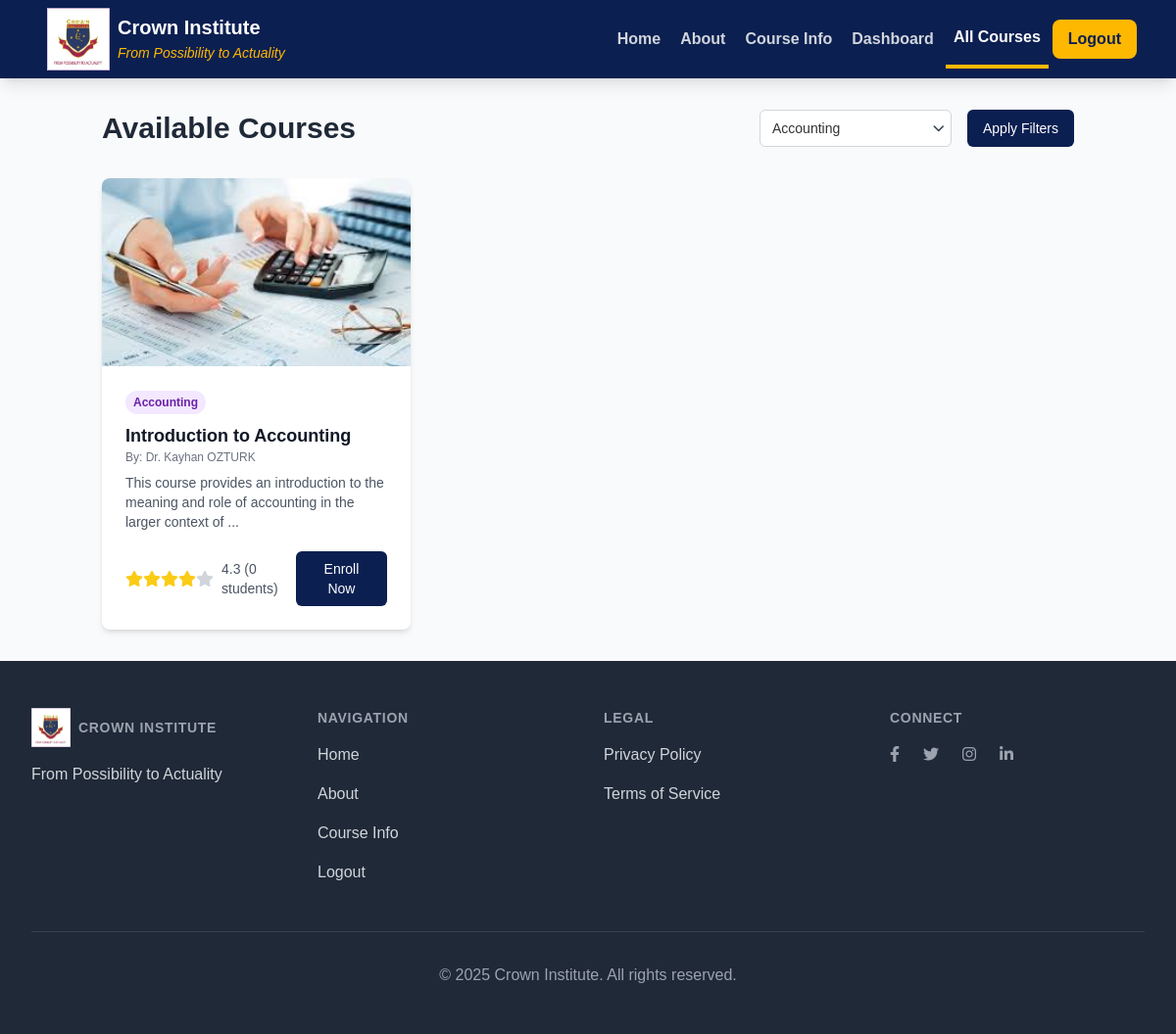
/courses.php?category=accounting (signed in), run on the app's committed database.
### tables this page shows
CREATE TABLE `Courses` (
  `course_id` int(11) NOT NULL,
  `title` varchar(255) NOT NULL,
  `description` text DEFAULT NULL,
  `category` varchar(100) DEFAULT NULL,
  `image_url` varchar(255) DEFAULT NULL,
  `instructor_id` int(11) DEFAULT NULL,
  `units_titles_json` text DEFAULT NULL,
  `created_at` timestamp NOT NULL DEFAULT current_timestamp()
);

CREATE TABLE `Users` (
  `user_id` int(11) NOT NULL,
  `name` varchar(255) NOT NULL,
  `email` varchar(255) NOT NULL,
  `password` varchar(255) NOT NULL,
  `role` enum('student','teacher') NOT NULL,
  `school_id` varchar(100) DEFAULT NULL,
  `created_at` timestamp NOT NULL DEFAULT current_timestamp()
);

### courses.php (the view, shortened to what this page needs)
<?php
include 'includes/header.php';
require_once __DIR__ . '/config/db_connect.php';
$all_courses = [];
$enrolled_course_ids = [];
$filter_category = $_GET['category'] ?? 'all';
try {
    $sql = "SELECT c.*, u.name as instructor_name
            FROM Courses c
            JOIN Users u ON c.instructor_id = u.user_id";
    $params = [];
    if ($filter_category !== 'all') {
        $sql .= " WHERE c.category = ?";
        $params[] = $filter_category;
    }
    $sql .= " ORDER BY c.created_at DESC";
    $stmt = $pdo->prepare($sql);
    $stmt->execute($params);
    $all_courses = $stmt->fetchAll();
    if (isset($_SESSION['user_id']) && $_SESSION['user_role'] === 'student') {
        $stmt_enrolled = $pdo->prepare("SELECT course_id FROM Enrollments WHERE user_id = ?");
        $stmt_enrolled->execute([$_SESSION['user_id']]);
        $enrolled_course_ids = $stmt_enrolled->fetchAll(PDO::FETCH_COLUMN);
    }
} catch (PDOException $e) {
    $page_error = "Error fetching courses: " . $e->getMessage();
}
$categories_stmt = $pdo->query("SELECT DISTINCT category FROM Courses ORDER BY category");
$categories = $categories_stmt->fetchAll(PDO::FETCH_COLUMN);
?>
<div class="container mx-auto px-4 py-8">
    <div class="flex flex-col md:flex-row justify-between items-start md:items-center mb-8">
        <h1 class="text-3xl font-bold text-gray-800 mb-4 md:mb-0">Available Courses</h1>
        <form method="GET" action="<?php echo $base_url; ?>courses.php"
            class="flex flex-col sm:flex-row space-y-2 sm:space-y-0 sm:space-x-4 w-full md:w-auto">
            <div class="relative">
                <select id="categoryFilter" name="category"
                    class="appearance-none bg-white border border-gray-300 rounded-md py-2 pl-3 pr-10 text-sm focus:outline-none focus:ring-blue-500 focus:border-blue-500">
                    <?php foreach ($categories as $cat): ?>
                    <option value="<?php echo htmlspecialchars($cat); ?>"
                        <?php echo ($filter_category == $cat) ? 'selected' : ''; ?>>
                        <?php echo htmlspecialchars(ucfirst($cat)); ?>
                    </option>
                    <?php endforeach; ?>
                </select>
                <div class="pointer-events-none absolute inset-y-0 right-0 flex items-center px-2 text-gray-700">
                </div>
            </div>
            <button type="submit"
                class="bg-[#0B1F51] hover:bg-[#0a1b45] text-white font-medium py-2 px-4 rounded-md text-sm">
                Apply Filters
            </button>
        </form>
    </div>
    <div class="grid grid-cols-1 sm:grid-cols-2 lg:grid-cols-3 gap-6" id="courseGrid">
        <?php if (empty($all_courses)): ?>
        <p class="text-gray-600 col-span-full text-center">No courses found matching your criteria.</p>
        <?php else: ?>
        <?php foreach ($all_courses as $course):
                $is_enrolled = in_array($course['course_id'], $enrolled_course_ids);
                $rating_placeholder = 4.0 + (rand(0,10)/10);
                $stmt_enroll_count = $pdo->prepare("SELECT COUNT(*) as count FROM Enrollments WHERE course_id = ?");
                $stmt_enroll_count->execute([$course['course_id']]);
                $enroll_count_data = $stmt_enroll_count->fetch();
                $actual_students = $enroll_count_data['count'];
            ?>
        <div class="bg-white rounded-lg shadow-md overflow-hidden hover:shadow-lg transition-shadow duration-300">
            <div class="h-48 overflow-hidden">
                <img class="w-full h-full object-cover"
                    src="<?php echo !empty($course['image_url']) ? (filter_var($course['image_url'], FILTER_VALIDATE_URL) ? $course['image_url'] : $base_url . 'uploads/' . htmlspecialchars($course['image_url'])) : 'https://images.pexels.com/photos/546819/pexels-photo-546819.jpeg'; ?>"
                    alt="<?php echo htmlspecialchars($course['title']); ?>">
            </div>
            <div class="p-6">
                <div>
                    <span class="inline-block px-2 py-1 text-xs font-semibold rounded-full
                            <?php
                            switch ($course['category']) {
                                case 'accounting': echo 'bg-purple-100 text-purple-800'; break;
                            }
                            ?>
                        ">
                        <?php echo htmlspecialchars(ucfirst($course['category'])); ?>
                    </span>
                    <h3 class="mt-2 text-lg font-semibold text-gray-900">
                        <?php echo htmlspecialchars($course['title']); ?></h3>
                    <p class="text-xs text-gray-500">By: <?php echo htmlspecialchars($course['instructor_name']); ?>
                    </p>
                </div>
                <p class="mt-2 text-sm text-gray-600 h-16 overflow-hidden">
                    <?php echo substr(htmlspecialchars($course['description'] ?? ''), 0, 100); ?>...</p>
                <div class="mt-4 flex items-center justify-between">
                    <div class="flex items-center">
                        <div class="flex items-center">
                            <?php for($i=0; $i<5; $i++): ?>
                            <i
                                class="fas fa-star <?php echo ($i < floor($rating_placeholder)) ? 'text-yellow-400' : 'text-gray-300'; ?>"></i>
                            <?php endfor; ?>
                        </div>
                        <span class="ml-2 text-sm text-gray-600"><?php echo number_format($rating_placeholder,1); ?>
                            (<?php echo $actual_students; ?> students)</span>
                    </div>
                    <?php if (isset($_SESSION['user_id']) && $_SESSION['user_role'] === 'student'): ?>
                    <?php if ($is_enrolled): ?>
                    <a href="<?php echo $base_url; ?>unit-page.php?course_id=<?php echo $course['course_id']; ?>"
                        class="px-4 py-2 bg-green-600 text-white text-sm font-medium rounded-md hover:bg-green-700">
                        View Course
                    </a>
                    <?php else: ?>
                    <button
                        onclick="openEnrollmentModal(<?php echo $course['course_id']; ?>, '<?php echo htmlspecialchars(addslashes($course['title'])); ?>')"
                        class="px-4 py-2 bg-[#0B1F51] text-white text-sm font-medium rounded-md hover:bg-[#0a1b45]">
                        Enroll Now
                    </button>
                    <?php endif; ?>
                    <?php endif;  ?>
                </div>
            </div>
        </div>
        <?php endforeach; ?>
        <?php endif; ?>
    </div>
</div>
<?php include 'includes/footer.php'; ?>

### includes/header.php (shortened to what this page needs)
<?php
    $base_url = '/';
    ?>
<!DOCTYPE html>
<html lang="en">
<head>
    <script src="https://cdn.tailwindcss.com"></script>
    <link rel="stylesheet" href="https://cdnjs.cloudflare.com/ajax/libs/font-awesome/6.0.0-beta3/css/all.min.css">
    <link rel="stylesheet" href="<?php echo $base_url; ?>css/style.css">
</head>
<body class="bg-gray-50">
    <nav class="bg-[#0B1F51] shadow-lg">
        <div class="max-w-6xl mx-auto px-4">
            <div class="flex justify-between">
                <div class="flex space-x-7">
                    <a href="<?php echo $base_url; ?>index.php" class="flex items-center py-2 px-2">
                        <img src="<?php echo $base_url; ?>pictures/Crown.jpg" alt="Crown Institute Logo"
                            class="h-16 w-16">
                        <div class="ml-2">
                            <span class="font-bold text-xl text-white block">Crown Institute</span>
                            <span class="text-sm text-[#FFB800] italic">From Possibility to Actuality</span>
                        </div>
                    </a>
                </div>
                <div class="hidden md:flex items-center space-x-1">
                    <a href="<?php echo $base_url; ?>index.php"
                        class="py-4 px-2 <?php echo basename($_SERVER['PHP_SELF']) == 'index.php' ? 'text-white border-b-4 border-[#FFB800]' : 'text-gray-300'; ?> font-semibold hover:text-white transition duration-300">Home</a>
                    <a href="<?php echo $base_url; ?>about.php"
                        class="py-4 px-2 <?php echo basename($_SERVER['PHP_SELF']) == 'about.php' ? 'text-white border-b-4 border-[#FFB800]' : 'text-gray-300'; ?> font-semibold hover:text-white transition duration-300">About</a>
                    <a href="<?php echo $base_url; ?>courseinfo.php"
                        class="py-4 px-2 <?php echo basename($_SERVER['PHP_SELF']) == 'courseinfo.php' ? 'text-white border-b-4 border-[#FFB800]' : 'text-gray-300'; ?> font-semibold hover:text-white transition duration-300">Course
                        Info</a>
                    <?php if (isset($_SESSION['user_id'])): ?>
                    <?php if ($_SESSION['user_role'] == 'student'): ?>
                    <a href="<?php echo $base_url; ?>student-dashboard.php"
                        class="py-4 px-2 <?php echo basename($_SERVER['PHP_SELF']) == 'student-dashboard.php' ? 'text-white border-b-4 border-[#FFB800]' : 'text-gray-300'; ?> font-semibold hover:text-white transition duration-300">Dashboard</a>
                    <a href="<?php echo $base_url; ?>courses.php"
                        class="py-4 px-2 <?php echo basename($_SERVER['PHP_SELF']) == 'courses.php' ? 'text-white border-b-4 border-[#FFB800]' : 'text-gray-300'; ?> font-semibold hover:text-white transition duration-300">All
                        Courses</a>
                    <?php elseif ($_SESSION['user_role'] == 'teacher'): ?>
                    <a href="<?php echo $base_url; ?>teacher-dashboard.php"
                        class="py-4 px-2 <?php echo basename($_SERVER['PHP_SELF']) == 'teacher-dashboard.php' ? 'text-white border-b-4 border-[#FFB800]' : 'text-gray-300'; ?> font-semibold hover:text-white transition duration-300">Dashboard</a>
                    <?php endif; ?>
                    <a href="<?php echo $base_url; ?>actions/logout_action.php"
                        class="py-2 px-4 bg-[#FFB800] text-[#0B1F51] font-semibold rounded-lg hover:bg-[#e5a600] transition duration-300">Logout</a>
                    <?php endif; ?>
                </div>
            </div>
        </div>
    </nav>

### includes/footer.php
<?php $base_url = '/';  ?>
<footer class="bg-gray-800 text-white ">
    <div class="max-w-7xl mx-auto py-12 px-4 sm:px-6 lg:px-8">
        <div class="grid grid-cols-2 md:grid-cols-4 gap-8">
            <div>
                <div class="flex items-center">
                    <img src="<?php echo $base_url; ?>pictures/Crown.jpg" alt="Crown Institute Logo" class="h-10 w-10">
                    <h3 class="ml-2 text-sm font-semibold text-gray-400 tracking-wider uppercase">Crown Institute</h3>
                </div>
                <p class="mt-4 text-base text-gray-300">
                    From Possibility to Actuality
                </p>
            </div>
            <div>
                <h3 class="text-sm font-semibold text-gray-400 tracking-wider uppercase">Navigation</h3>
                <ul class="mt-4 space-y-4">
                    <li><a href="<?php echo $base_url; ?>index.php"
                            class="text-base text-gray-300 hover:text-white">Home</a></li>
                    <li><a href="<?php echo $base_url; ?>about.php"
                            class="text-base text-gray-300 hover:text-white">About</a></li>
                    <li><a href="<?php echo $base_url; ?>courseinfo.php"
                            class="text-base text-gray-300 hover:text-white">Course Info</a></li>
                    <?php if (isset($_SESSION['user_id'])): ?>
                    <li><a href="<?php echo $base_url; ?>actions/logout_action.php"
                            class="text-base text-gray-300 hover:text-white">Logout</a></li>
                    <?php else: ?>
                    <li><a href="<?php echo $base_url; ?>login.php"
                            class="text-base text-gray-300 hover:text-white">Login</a></li>
                    <?php endif; ?>
                </ul>
            </div>
            <div>
                <h3 class="text-sm font-semibold text-gray-400 tracking-wider uppercase">Legal</h3>
                <ul class="mt-4 space-y-4">
                    <li><a href="#" class="text-base text-gray-300 hover:text-white">Privacy Policy</a></li>
                    <li><a href="#" class="text-base text-gray-300 hover:text-white">Terms of Service</a></li>
                </ul>
            </div>
            <div>
                <h3 class="text-sm font-semibold text-gray-400 tracking-wider uppercase">Connect</h3>
                <div class="mt-4 flex space-x-6">
                    <a href="#" class="text-gray-400 hover:text-white"><i class="fab fa-facebook-f"></i></a>
                    <a href="#" class="text-gray-400 hover:text-white"><i class="fab fa-twitter"></i></a>
                    <a href="#" class="text-gray-400 hover:text-white"><i class="fab fa-instagram"></i></a>
                    <a href="#" class="text-gray-400 hover:text-white"><i class="fab fa-linkedin-in"></i></a>
                </div>
            </div>
        </div>
        <div class="mt-12 border-t border-gray-700 pt-8">
            <p class="text-base text-gray-400 text-center">
                &copy; <?php echo date("Y"); ?> Crown Institute. All rights reserved.
            </p>
        </div>
    </div>
</footer>
</body>
</html>

### css/style.css (style rules this page uses)
:root { --primary-color: #0B1F51; --secondary-color: #FFB800; --text-color: #333; --light-bg: #f5f5f5; --white: #ffffff; --success: #28a745; --warning: #ffc107; --danger: #dc3545; --gray: #6c757d; }
* { margin: 0; padding: 0; box-sizing: border-box; font-family: 'Arial', sans-serif; }
body { background-color: var(--light-bg); color: var(--text-color); }

### data on the page
courses: image_url (picture), category "Accounting", title "Introduction to Accounting", instructor.name "Dr. Kayhan OZTURK", description "This course provides an introduction to the meaning and role of accounting in the larger context of", actual_students "0"

### other printed values
form field category "Accounting"
